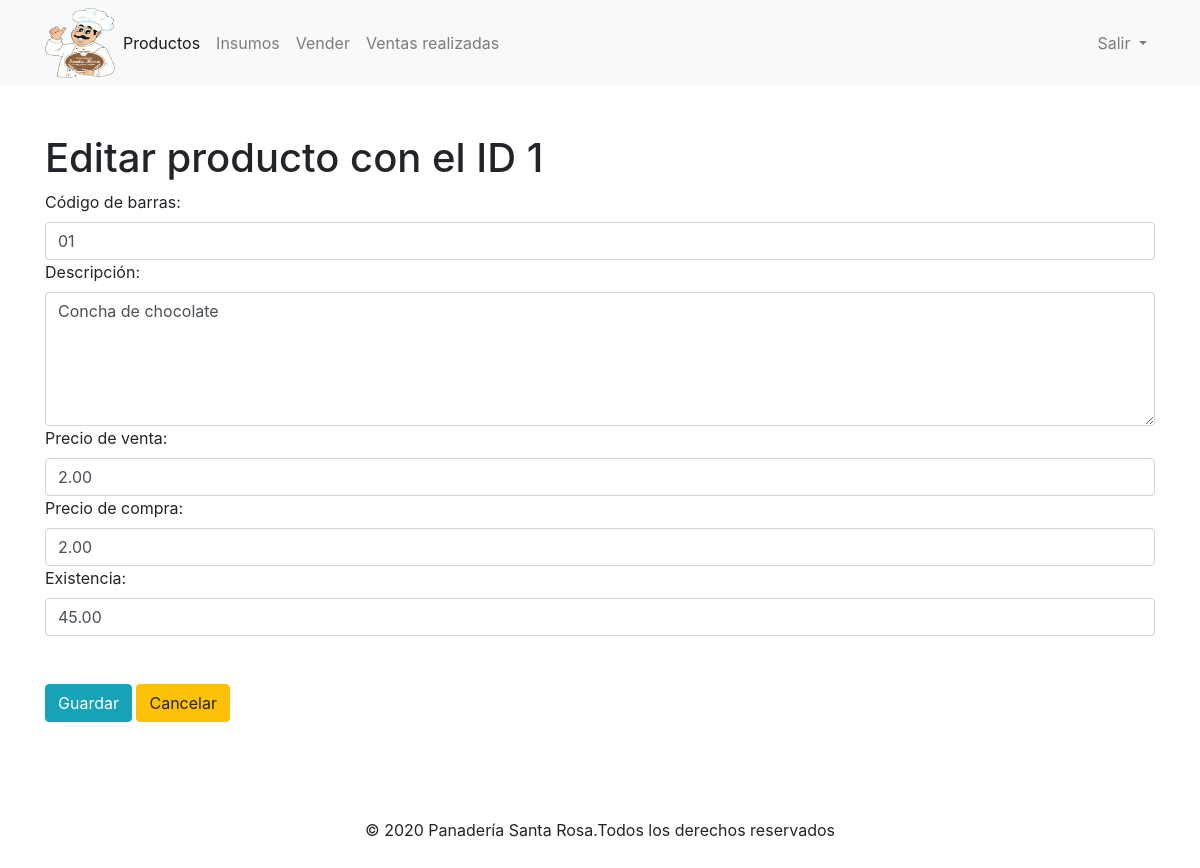
Screenshot of /editar.php?id=1 with the database file from the repository.
### tables this page shows
CREATE TABLE `productos` (
  `id` bigint(20) UNSIGNED NOT NULL,
  `codigo` varchar(255) NOT NULL,
  `descripcion` varchar(255) NOT NULL,
  `precioVenta` decimal(5,2) NOT NULL,
  `precioCompra` decimal(5,2) NOT NULL,
  `existencia` decimal(5,2) NOT NULL
);

### editar.php (the view, shortened to what this page needs)
<?php
$id = $_GET["id"];
include_once "base_de_datos.php";
$sentencia = $base_de_datos->prepare("SELECT * FROM productos WHERE id = ?;");
$sentencia->execute([$id]);
$producto = $sentencia->fetch(PDO::FETCH_OBJ);
?>
<?php include_once "encabezado.php" ?>
	<div class="container py-5 col-xs-12">
		<h1>Editar producto con el ID <?php echo $producto->id; ?></h1>
		<form method="post" action="guardarDatosEditados.php">
			<label for="codigo">Código de barras:</label>
			<input value="<?php echo $producto->codigo ?>" class="form-control" name="codigo" required type="text" id="codigo" placeholder="Escribe el código">
			<label for="descripcion">Descripción:</label>
			<textarea required id="descripcion" name="descripcion" cols="30" rows="5" class="form-control"><?php echo $producto->descripcion ?></textarea>
			<label for="precioVenta">Precio de venta:</label>
			<input value="<?php echo $producto->precioVenta ?>" class="form-control" name="precioVenta" required type="number" id="precioVenta" placeholder="Precio de venta">
			<label for="precioCompra">Precio de compra:</label>
			<input value="<?php echo $producto->precioCompra ?>" class="form-control" name="precioCompra" required type="number" id="precioCompra" placeholder="Precio de compra">
			<label for="existencia">Existencia:</label>
			<input value="<?php echo $producto->existencia ?>" class="form-control" name="existencia" required type="number" id="existencia" placeholder="Cantidad o existencia">
			<br><br><input class="btn btn-info" type="submit" value="Guardar">
			<a class="btn btn-warning" href="./listar.php">Cancelar</a>
		</form>
	</div>
<?php include_once "pie.php" ?>

### rows the page displays
productos: id "1", codigo "01", descripcion "Concha de chocolate", precioVenta "2.00", precioCompra "2.00", existencia "45.00"
